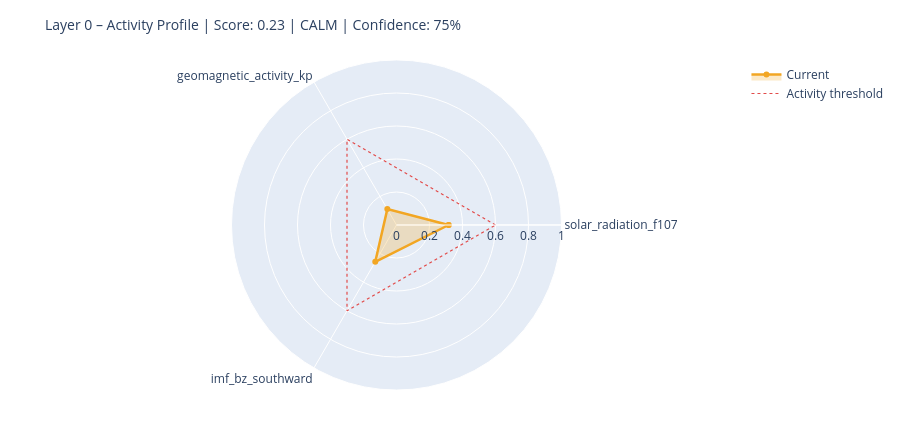

Notebook code for this chart:
### Markdown cell above
---
## 6. State Assessment & Handoff to Layer 1

### Code cell
# ============================================================
# STEP 1 – Collect raw values with source modes
# Mode: 'primary' | 'fallback_3h' | 'last_valid' | 'missing'
# ============================================================

def safe_last(df, col):
    if df is None or col not in df.columns: return None
    s = df[col].dropna()
    return float(s.iloc[-1]) if not s.empty else None

f107_now = safe_last(df_f107, 'f10.7')
bz_now   = safe_last(df_mag,  'bz_gsm')
kp_now   = safe_last(df_kp,   'kp')
sw_now   = safe_last(df_sw,   'speed')

source_modes = {
    'F10.7':    'primary'  if f107_now is not None else 'missing',
    'Kp':       'primary'  if kp_now   is not None else 'missing',
    'IMF_Bz':   'primary'  if bz_now   is not None else 'missing',
    'SW_speed': 'primary'  if sw_now   is not None else 'missing',
}

# Kp Fallback – 3h endpoint
if kp_now is None:
    try:
        r = requests.get(
            'https://services.swpc.noaa.gov/json/noaa-planetary-k-index.json',
            timeout=10)
        r.raise_for_status()
        fb = pd.DataFrame(r.json())
        tc = next((c for c in fb.columns if 'time' in c.lower()), fb.columns[0])
        kc = next((c for c in fb.columns if 'kp' in c.lower() and c != tc), None)
        if kc:
            fb[kc] = fb[kc].astype(str).str.extract(r'([0-9]+(?:\.[0-9]*)?)')[0]
            fb[kc] = pd.to_numeric(fb[kc], errors='coerce')
            fb = fb[fb[kc] >= 0].dropna(subset=[kc])
            if not fb.empty:
                kp_now = float(fb[kc].iloc[-1])
                source_modes['Kp'] = 'fallback_3h'
                print(f'  Kp fallback (3h): {kp_now:.1f}')
    except Exception as e:
        print(f'  Kp fallback failed: {e}')

# Solar Wind Fallback – last valid value
if sw_now is None and df_sw is not None and 'speed' in df_sw.columns:
    s = df_sw['speed'].dropna()
    if not s.empty:
        sw_now = float(s.iloc[-1])
        source_modes['SW_speed'] = 'last_valid'
        print(f'  SW fallback (last_valid): {sw_now:.0f} km/s')

print()
print('Source modes:', source_modes)

# ============================================================
# STEP 2 – Score from available components only
# ============================================================

def norm(v, lo, hi):
    if v is None: return None
    return max(0.0, min(1.0, (v - lo) / (hi - lo)))

COMPONENTS = {
    'solar_radiation_f107':    (f107_now, norm(f107_now, 60, 250)),
    'geomagnetic_activity_kp': (kp_now,   norm(kp_now,   0,   9)),
    'imf_bz_southward':        (bz_now,   norm(-(bz_now or 0) if bz_now else None, -5, 30)
                                           if bz_now is not None else None),
    'solar_wind_speed':        (sw_now,   norm(sw_now, 300, 800)),
}

available   = {k: v[1] for k, v in COMPONENTS.items() if v[1] is not None}
unavailable = [k for k, v in COMPONENTS.items() if v[1] is None]

layer0_score = round(sum(available.values()) / len(available), 4) if available else None
confidence   = round(len(available) / len(COMPONENTS), 2)

level = ('unknown'  if layer0_score is None
         else 'calm'     if layer0_score < 0.3
         else 'moderate' if layer0_score < 0.6
         else 'active')

# ============================================================
# STEP 3 – Dominant Driver
# ============================================================

def dominant_driver(kp, f107, bz, sw):
    candidates = []
    if kp   is not None and kp   >= 4:   candidates.append(('geomagnetic',    kp / 9))
    if sw   is not None and sw   >= 500:  candidates.append(('solar_wind',     sw / 800))
    if bz   is not None and bz   <= -5:   candidates.append(('imf_southward',  abs(bz) / 30))
    if f107 is not None and f107 >= 150:  candidates.append(('solar_radiation',f107 / 250))
    return max(candidates, key=lambda x: x[1])[0] if candidates else 'none'

driver = dominant_driver(kp_now, f107_now, bz_now, sw_now)

# ============================================================
# STEP 4 – Downstream expectations
# ============================================================

def downstream_expectation(driver, score, kp, bz, f107):
    exp = {
        'magnetosphere':        'calm',
        'ionosphere':           'calm',
        'schumann_resonance':   'unchanged',
        'lithosphere_currents': 'low',
    }
    if driver == 'geomagnetic' or (kp and kp >= 5):
        exp['magnetosphere']        = 'compressed / storm'
        exp['ionosphere']           = 'elevated disturbance (TEC variability)'
        exp['schumann_resonance']   = 'elevated amplitude possible'
        exp['lithosphere_currents'] = 'elevated induction currents'
    elif driver == 'imf_southward' or (bz and bz <= -5):
        exp['magnetosphere']        = 'energy coupling active'
        exp['ionosphere']           = 'elevated electron density possible'
        exp['schumann_resonance']   = 'slight modulation possible'
    elif driver == 'solar_radiation' or (f107 and f107 >= 150):
        exp['ionosphere']           = 'elevated ionization (F-layer)'
        exp['schumann_resonance']   = 'slightly elevated background activity'
    return exp

downstream = downstream_expectation(driver, layer0_score, kp_now, bz_now, f107_now)

# ============================================================
# CONSOLE OUTPUT
# ============================================================

W = 58
print('=' * W)
print('LAYER 0 – STATE ASSESSMENT')
print('=' * W)
for name, (raw_v, score_v) in COMPONENTS.items():
    if score_v is not None:
        bar = '█' * int(score_v * 20) + '░' * (20 - int(score_v * 20))
        print(f'  {name:<35}  {bar}  {score_v:.2f}')
    else:
        print(f'  {name:<35}  {"─" * 20}  n/a')
print('-' * W)
print(f'  Score ({len(available)}/{len(COMPONENTS)} components):  {layer0_score:.3f}')
print(f'  Confidence:         {confidence:.0%}')
print(f'  Level:              {level.upper()}')
print(f'  Dominant Driver:    {driver}')

# Radar chart
cats = list(available.keys())
vals = list(available.values())
if len(cats) >= 3:
    fig = go.Figure()
    fig.add_trace(go.Scatterpolar(
        r=vals + [vals[0]], theta=cats + [cats[0]],
        fill='toself', fillcolor='rgba(242,166,35,0.25)',
        line=dict(color='#F2A623', width=2.5), name='Current'
    ))
    fig.add_trace(go.Scatterpolar(
        r=[0.6] * (len(cats) + 1), theta=cats + [cats[0]],
        line=dict(color='#E24B4A', dash='dot', width=1.2),
        mode='lines', name='Activity threshold'
    ))
    fig.update_layout(
        title=dict(text=f'Layer 0 – Activity Profile | Score: {layer0_score:.2f} | {level.upper()} | Confidence: {confidence:.0%}',
                   font=dict(size=14)),
        polar=dict(radialaxis=dict(visible=True, range=[0, 1])),
        height=430, showlegend=True,
        margin=dict(l=60, r=60, t=60, b=40)
    )
    fig.show()

### Figure 1 — Plotly figure (JSON) as saved in the notebook; plotly's stock layout.template omitted (floating-point values rounded to 4 significant figures)
{"data": [{"fill": "toself", "fillcolor": "rgba(242,166,35,0.25)", "line": {"color": "#F2A623", "width": 2.5}, "name": "Current", "r": [0.3158, 0.1111, 0.2574, 0.3158], "theta": ["solar_radiation_f107", "geomagnetic_activity_kp", "imf_bz_southward", "solar_radiation_f107"], "type": "scatterpolar"}, {"line": {"color": "#E24B4A", "dash": "dot", "width": 1.2}, "mode": "lines", "name": "Activity threshold", "r": [0.6, 0.6, 0.6, 0.6], "theta": ["solar_radiation_f107", "geomagnetic_activity_kp", "imf_bz_southward", "solar_radiation_f107"], "type": "scatterpolar"}], "layout": {"height": 430, "margin": {"b": 40, "l": 60, "r": 60, "t": 60}, "polar": {"radialaxis": {"range": [0, 1], "visible": true}}, "showlegend": true, "title": {"font": {"size": 14}, "text": "Layer 0 – Activity Profile | Score: 0.23 | CALM | Confidence: 75%"}}}
